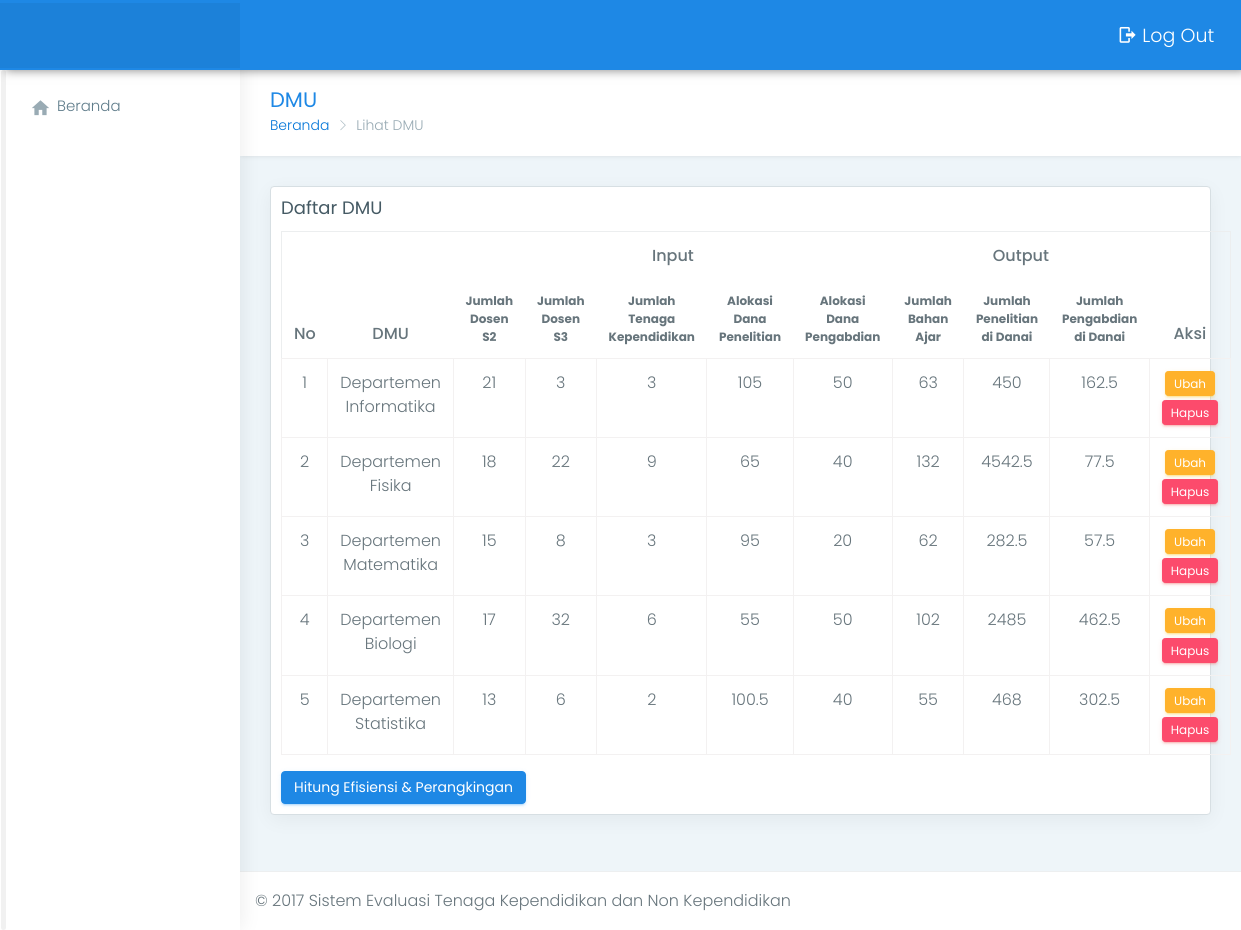
The page /lite/lihat_dmu.php on the database its author committed.
### tables this page shows
CREATE TABLE `variabel` (
  `id_variabel` int(11) NOT NULL,
  `nama_variabel` varchar(50) NOT NULL,
  `jenis_variabel` varchar(10) NOT NULL,
  `satuan` varchar(20) NOT NULL,
  `bobot` float NOT NULL
);

CREATE TABLE `departemen` (
  `id_departemen` int(11) NOT NULL,
  `nama_departemen` varchar(40) NOT NULL
);

### lite/lihat_dmu.php (the view, shortened to what this page needs)
<?php
    include 'layout.php';
?>
<div class="page-wrapper">
    <div class="container-fluid">
        <div class="row page-titles">
            <div class="col-md-5 col-8 align-self-center">
                <h3 class="text-themecolor m-b-0 m-t-0">DMU</h3>
                <ol class="breadcrumb">
                    <li class="breadcrumb-item"><a href="beranda.php">Beranda</a></li>
                    <li class="breadcrumb-item active">Lihat DMU</li>
                </ol>
            </div>
        </div>
        <div class="row">
            <div class="col-lg-12 col-md-7">
                <div class="card">
                    <div class="card-body pad">
                        <h4 class="card-title">Daftar DMU</h4>
                        <?php
                            $query = mysqli_query($conn, "SELECT * FROM variabel ORDER BY jenis_variabel ASC, id_variabel ASC");
                            $list_var = '';
                            $input = 0;
                            $output = 0;
                            if (mysqli_num_rows($query) > 0) {
                                while($var = mysqli_fetch_assoc($query)) {
                                    if ($var['jenis_variabel'] == 'Input') {
                                        $input++;
                                    } else {
                                        $output++;
                                    }
                                    $nama = str_replace('_',' ',$var['nama_variabel']);
                                    $list_var .= "<th style='font-size: 12px; font-weight: bold;'>$nama</th>";
                                }
                            }
                            $i = 1;
                            $query = mysqli_query($conn, 'SELECT * FROM departemen');
                            if (mysqli_num_rows($query) > 0) {
                                echo '
                                    <table id="myTable" class="table table-bordered table-hover">
                                        <thead>
                                            <tr>
                                                <th rowspan="2">No</th>
                                                <th rowspan="2">DMU</th>
                                                <th colspan="'.$input.'">Input</th>
                                                <th colspan="'.$output.'">Output</th>
                                                <th rowspan="2">Aksi</th>
                                            </tr>
                                            <tr>
                                                '.$list_var.'
                                            </tr>
                                        </thead>
                                        <tbody>
                                ';
                                while ($departemen = mysqli_fetch_assoc($query)) {
                                    echo '
                                        <tr>
                                            <td>'.$i.'</td>
                                            <td>'.$departemen["nama_departemen"].'</td>
                                    ';
                                    $id_departemen = $departemen['id_departemen'];
                                    $query_input = mysqli_query($conn, 'SELECT d.nilai_variabel FROM detail_dmu AS d, variabel AS v WHERE d.id_variabel=v.id_variabel AND id_departemen='.$id_departemen.' AND v.jenis_variabel="Input" ORDER BY v.jenis_variabel ASC, d.id_variabel');
                                    if (mysqli_num_rows($query_input)) {
                                        while ($nilai_var = mysqli_fetch_assoc($query_input)) {
                                            echo '<td>'.$nilai_var["nilai_variabel"].'</td>';
                                        }
                                    }
                                    $query_output = mysqli_query($conn, 'SELECT d.nilai_variabel FROM detail_dmu AS d, variabel AS v WHERE d.id_variabel=v.id_variabel AND id_departemen='.$id_departemen.' AND v.jenis_variabel="Output" ORDER BY v.jenis_variabel ASC, d.id_variabel');
                                    if (mysqli_num_rows($query_output)) {
                                        while ($nilai_var = mysqli_fetch_assoc($query_output)) {
                                            echo '<td>'.$nilai_var["nilai_variabel"].'</td>';
                                        }
                                    }
                                    echo '
                                            <td>
                                                <a href="ubah_dmu.php?id='.$id_departemen.'" class="btn btn-warning btn-sm" style="margin-bottom: 4px;">Ubah</a>
                                                <a href="../process/h_dmu.php?id='.$id_departemen.'" onclick="return hapus()" class="btn btn-danger btn-sm">Hapus</a>
                                            </td>
                                        </tr>
                                    ';
                                    $i++;
                                }
                                $q = mysqli_query($conn, 'SELECT id_departemen FROM detail_dmu GROUP BY id_departemen');
                                if (mysqli_num_rows($q) == 1) {
                                    echo '
                                            </tbody>
                                        </table>
                                    <button class="btn btn-info" type="button" disabled>Hitung Efisiensi & Perangkingan</button>
                                    ';
                                } else {
                                    echo '
                                            </tbody>
                                        </table>
                                    <a href="../process/simplex.php" class="btn btn-info" type="button">Hitung Efisiensi & Perangkingan</a>
                                    ';
                                }
                            }
                        ?>
                    </div>
                </div>
            </div>
        </div>
    </div>
</div>
<?php include 'script.php';?>

### lite/css/cssku.css (style rules this page uses)
.pad { padding:10px; }
th, tr, td { text-align: center; }

### lite/css/colors/blue.css (style rules this page uses)
.text-themecolor { color: #1e88e5 !important; }

### rows shown on the page
variabel: nama_variabel "Jumlah Dosen S2"
variabel: nama_variabel "Jumlah Dosen S3"
variabel: nama_variabel "Jumlah Tenaga Kependidikan"
variabel: nama_variabel "Alokasi Dana Penelitian"
variabel: nama_variabel "Alokasi Dana Pengabdian"
variabel: nama_variabel "Jumlah Bahan Ajar"
variabel: nama_variabel "Jumlah Penelitian di Danai"
variabel: nama_variabel "Jumlah Pengabdian di Danai"
departemen: nama_departemen "Departemen Informatika", nilai_variabel "21", nilai_variabel "3", nilai_variabel "105", nilai_variabel "50", nilai_variabel "63", nilai_variabel "450", nilai_variabel "162.5"
departemen: nama_departemen "Departemen Fisika", nilai_variabel "18", nilai_variabel "22", nilai_variabel "9", nilai_variabel "65", nilai_variabel "40", nilai_variabel "132", nilai_variabel "4542.5", nilai_variabel "77.5"
departemen: nama_departemen "Departemen Matematika", nilai_variabel "15", nilai_variabel "8", nilai_variabel "3", nilai_variabel "95", nilai_variabel "20", nilai_variabel "62", nilai_variabel "282.5", nilai_variabel "57.5"
departemen: nama_departemen "Departemen Biologi", nilai_variabel "17", nilai_variabel "32", nilai_variabel "6", nilai_variabel "55", nilai_variabel "50", nilai_variabel "102", nilai_variabel "2485", nilai_variabel "462.5"
departemen: nama_departemen "Departemen Statistika", nilai_variabel "13", nilai_variabel "6", nilai_variabel "2", nilai_variabel "100.5", nilai_variabel "40", nilai_variabel "55", nilai_variabel "468", nilai_variabel "302.5"
